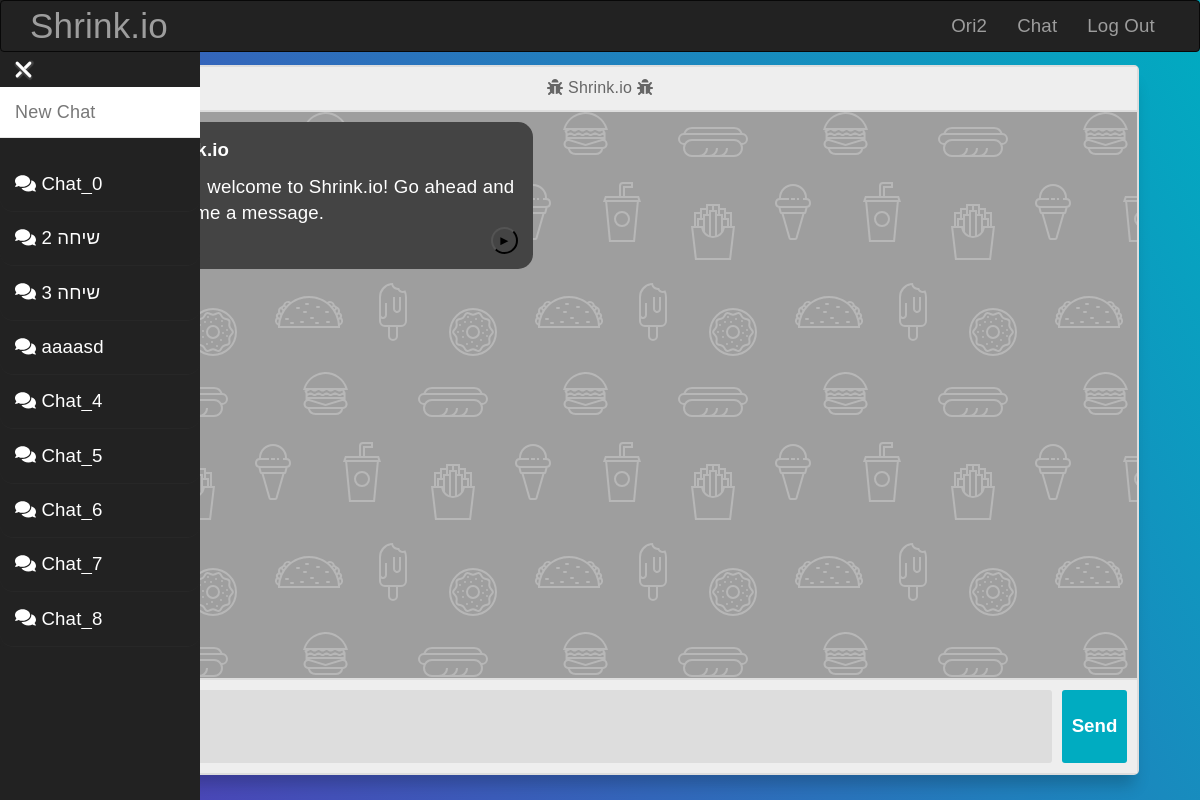
Page /chat (signed in) on the committed database.
### website/models.py (models this page shows, shortened)
class User(UserMixin, db.Model):
    __tablename__ = "users"
    id = db.Column(db.Integer, primary_key=True)
    username = db.Column(db.String(64), index=True)
    name = db.Column(db.String(64))
    lastname = db.Column(db.String(64))
    image_data = db.Column(db.LargeBinary, nullable=True)
    image_filename = db.Column(db.String(20), nullable=True, default="/static/image/default.png")
    password_hash = db.Column(db.String(128))
    otp_secret = db.Column(db.String(16))
    chats = db.relationship("Chat", backref=db.backref("chats", lazy=True)) # Creating a relationship with the User model
    @property
    def password(self):
        raise AttributeError("password is not a readable attribute")

class Chat(UserMixin, db.Model):
    __tablename__ = "chats"
    id = db.Column(db.Integer, primary_key=True)
    __name = db.Column(db.String(20), nullable=False)
    chat_json = db.Column(db.Text, nullable=False)
    user_id = db.Column(db.Integer, db.ForeignKey("users.id"))
    @property
    def chat(self):
        return loads(self.chat_json) if self.chat_json else []
    @property
    def name(self):
        return self.__name

### website/utils/utils.py (the view)
    def wrapped(*args, **kwargs):
        if (current_user == None) or (current_user.is_authenticated == False):
            msg = "The page you where looking for could not be found."
            return render_template("404.html", err_msg=msg), 404
        user = get_current_user()
        if user is None:
            return redirect(url_for("views.index"))
        res = func(*args, **kwargs)
        return res

### website/forms.py
class ChatEdit(FlaskForm):
    name = StringField("Name", validators=[Length(1, 20)])

### website/__init__.py (called while the page is built)
def create_app():
    app = Flask(__name__)
    app.static_folder = "static"
    app.config.from_object("config")
    Bootstrap(app)
    db.init_app(app)
    login_manager = LoginManager()
    login_manager.login_view = "auth.login"
    login_manager.init_app(app)
    from .models import User
    create_database(app)
    @login_manager.user_loader
    def load_user(user_id):
        return User.query.get(int(user_id))
    app.register_error_handler(404, page_not_found)
    from .auth import auth as auth_blueprint
    app.register_blueprint(auth_blueprint)
    from .views import views as views_blueprint
    app.register_blueprint(views_blueprint)
    return app

### website/utils/utils.py (called while the page is built)
def get_current_user():
    user = User.query.filter_by(username=current_user.username).first()
    return user

def restricted_route_decorator(func: Callable):
    def wrapped(*args, **kwargs):
        if (current_user == None) or (current_user.is_authenticated == False):
            msg = "The page you where looking for could not be found."
            return render_template("404.html", err_msg=msg), 404
        user = get_current_user()
        if user is None:
            return redirect(url_for("views.index"))
        res = func(*args, **kwargs)
        return res
    return wrapped

### website/views.py (called while the page is built)
@views.route("/chat", endpoint="chat")
@restricted_route_decorator
def chat():
    from .forms import ChatEdit
    user = get_current_user()
    chat_name_form = ChatEdit()
    return render_template("chat.html", user=user, chat_data=-1, chat_id=-1, name_form=chat_name_form)

### website/templates/chat.html (shortened to what this page needs)
{% extends "base.html" %}
{% import "bootstrap/wtf.html" as wtf %}
{% block page_content %}
<head>
  <link rel="stylesheet" href="{{ url_for('static', filename='styles/chat.css') }}">
</head>
{% with previous_chats=user.chats, name_form=name_form %}
  {% include "chat_side_navbar.html" %}
{% endwith %}
<div class="container body" style="padding-top:3vw;width: calc(100% - 1%); padding-top:30pt;">
      <section class="msger">
        <header class="msger-header">
          <div class="msger-header-title">
              <i class="fas fa-bug"></i> Shrink.io <i class="fas fa-bug"></i>
      </div>
    </header>
    <main class="msger-chat">
      {% if chat_data == -1  %}
      <div class="msg left-msg">
        <div class="msg-bubble">
          <div class="msg-info">
            <div class="msg-info-name">Shrink.io</div>
          </div>
          {% set welcome_msg = "Hi " + user.name.title() + ", welcome to Shrink.io! Go ahead and send me a message." %}
          <div class="msg-text">
            {{ welcome_msg }}
          </div>
          <div style="text-align: right; font-size:10pt;">
            <button style="text-align: center; background-color: transparent; color: black; border-radius: 100%; width: 20pt; height:20pt;"
                    onclick="requestTextTwoSpeech('{{ welcome_msg }}')">►</button>
          </div>
        </div>
      </div>
      {% endif %}
    </main>
    <form class="msger-inputarea">
        <textarea id="w3review" class="msger-input" id="textInput" name="w3review" rows="2" cols="20"></textarea>
      <button type="submit" class="msger-send-btn">Send</button>
    </form>
  </section>
</div>
{% endblock %}

### website/templates/base.html (shortened to what this page needs)
{% extends "bootstrap/base.html" %}
{% block navbar %}
<div class="navbar navbar-inverse" role="navigation" style="position: fixed; width:100%;z-index:3;">
    <div class="container">
        <div class="navbar-header">
            <a class="navbar-brand" style="font-size: 35px;" href="{{ url_for('views.index') }}">Shrink.io</a>
        </div>
        <div class="navbar-collapse collapse">
            <ul class="nav navbar-nav navbar-right">
                {% if current_user.is_authenticated %}
                <li><a href="{{ url_for('views.profile') }}">{{ current_user.username.title() }}</a></li>
                <li><a href="{{ url_for('views.chat') }}">Chat</a></li>
                <li><a href="{{ url_for('auth.logout') }}">Log Out</a></li>
                {% else %}
                <li><a href="{{ url_for('auth.login') }}">Log In</a></li>
                <li><a href="{{ url_for('auth.register') }}">Register</a></li>
                {% endif %}
            </ul>
        </div>
    </div>
</div>
{% endblock %}
{% block content %}
<div class="container">
    {% block page_content %}{% endblock %}
</div>
{% endblock %}

### website/templates/chat_side_navbar.html (shortened to what this page needs)
{% import "bootstrap/wtf.html" as wtf %}
{% block page_content %}
<head>
    <link rel="stylesheet" href="{{ url_for('static', filename='styles/chat.css') }}">
    <link rel="stylesheet" href="{{ url_for('static', filename='styles/chat_side_navbar.css') }}">
</head>
<div class="slide-button">
    <div class="bars-container change" id="msbo" onclick="barIconAnimate(this)">
        <div class="bar3"></div>
    </div>
</div>
<div class="msb" id="msb" style="padding-top:65pt; background:#222;">
    <nav class="navbar navbar-default" role="navigation">
        <div class="navbar-header">
            <div class="brand-wrapper">
                <div class="brand-name-wrapper">
                    <a class="navbar-brand" href="/chat">
                        New Chat
                    </a>
                </div>
            </div>
        </div>
        <div class="side-menu-container">
            <ul class="nav navbar-nav">
                {% for chat in previous_chats %}
                    <li class="prev-chat" style="white-space: nowrap; padding-top:10pt; padding-bottom:10pt;">
                        <a href="{{ url_for('views.get_chat', chat_id=chat.id) }}" id="{{ chat.id }}" style="display:inline;" name={{ chat.name }} draggable="false">
                            <i class="fas fa-duotone fa-comments"></i>
                            {{ name_form.name(value=chat.name, style="all:unset; width:55%;", class="name_input", readonly=True) }}
                        </a>
                    </li>
                {% endfor %}
            </ul>
        </div>
    </nav>
</div>
{% endblock %}

### website/static/styles/chat.css (style rules this page uses)
:root { --body-bg: linear-gradient(135deg, #f5f7fa 0%, #c3cfe2 100%); --msger-bg: #fff; --border: 2px solid #ddd; --left-msg-bg: #444; --right-msg-bg: #579ffb; }
html { box-sizing: border-box; }
*, *:before, *:after { margin: 0; padding: 0; box-sizing: inherit; }
.body { display: flex; justify-content: center; align-items: center; height: 100vh; width: 90%; }
body { background: linear-gradient(60deg, rgba(84,58,183,1) 0%, rgba(0,172,193,1) 100%); background-size: auto; background-attachment: fixed; color: white; }
.msger { display: flex; flex-flow: column wrap; justify-content: space-between; width: 100%; margin: 25px 10px; height: calc(100% - 50px); border: var(--border); border-radius: 5px; background: var(--msger-bg); box-shadow: 0 15px 15px -5px rgba(0, 0, 0, 0.2); }
.msger-header { font-size: medium; justify-content: space-between; padding: 10px; text-align: center; border-bottom: var(--border); background: #eee; color: #666; }
.msger-chat { flex: 1; overflow-y: auto; padding: 10px; }
.msg { display: flex; align-items: flex-end; margin-bottom: 10px; }
.msg-text { width: fit-content; white-space: normal; overflow-wrap: break-all; word-wrap: break-all; word-break: break-all; }
.msg-bubble { max-width: 300pt; padding: 15px; border-radius: 15px; background: var(--left-msg-bg); }
.msg-info { display: flex; justify-content: space-between; align-items: center; margin-bottom: 10px; }
.msg-info-name { margin-right: 10px; font-weight: bold; }
.left-msg .msg-bubble { border-bottom-left-radius: 0; }
.msger-inputarea { display: flex; padding: 10px; border-top: var(--border); background: #eee; color: #444; }
.msger-inputarea * { padding: 10px; border: none; border-radius: 3px; font-size: 1em; }
.msger-input { flex: 1; background: #ddd; }
.msger-send-btn { margin-left: 10px; background: rgb(0, 172,193); color: #fff; font-weight: bold; cursor: pointer; transition: background 0.23s; }
.msger-chat { background-color: rgba(62, 62, 62, 0.5); animation: shine 100s linear infinite; }
textarea { resize: none; }

### website/static/styles/chat_side_navbar.css (style rules this page uses)
body { background-color: #fff; font-family: Arial, sans-serif; font-size: 14pt; letter-spacing: 0.01em; color: #fff; }
.navbar-default { background-color: #fff; margin-left: 150pt; }
a, a:focus, a:hover { text-decoration: none; }
.msb, .mnb { -moz-animation: slidein 300ms forwards; -o-animation: slidein 300ms forwards; -webkit-animation: slidein 300ms forwards; animation: slidein 300ms forwards; -webkit-transform-style: preserve-3d; transform-style: preserve-3d; }
.bars-container { display: inline-block; cursor: pointer; }
.bar1 , .bar2 , .bar3 { width: 21px; height: 3px; background: #fff; margin: 6px 0; transition: 0.4s; border-radius:3px; box-shadow: 1px 1px 1px 1px #444; }
.change .bar3 { transform: translate(0, -9px) rotate(45deg); }
.slide-button { position: absolute; top: 40pt; left: 10pt; width: auto; height: auto; z-index:2; }
.prev-chat { width: auto; border-bottom: 1pt solid rgba(44, 44, 44, 0.5); border-radius: 10pt; -webkit-user-select: none; -ms-user-select: none; user-select: none; }

### rows in the picture
User: username "Ori2"
Chat: name "Chat_0"
Chat: name "שיחה 2"
Chat: name "שיחה 3"
Chat: name "aaaasd"
Chat: name "Chat_4"
Chat: name "Chat_5"
Chat: name "Chat_6"
Chat: name "Chat_7"
Chat: name "Chat_8"

### other values in the picture
{{ welcome_msg }} "Hi Ori, welcome to Shrink.io! Go ahead and send me a message."
